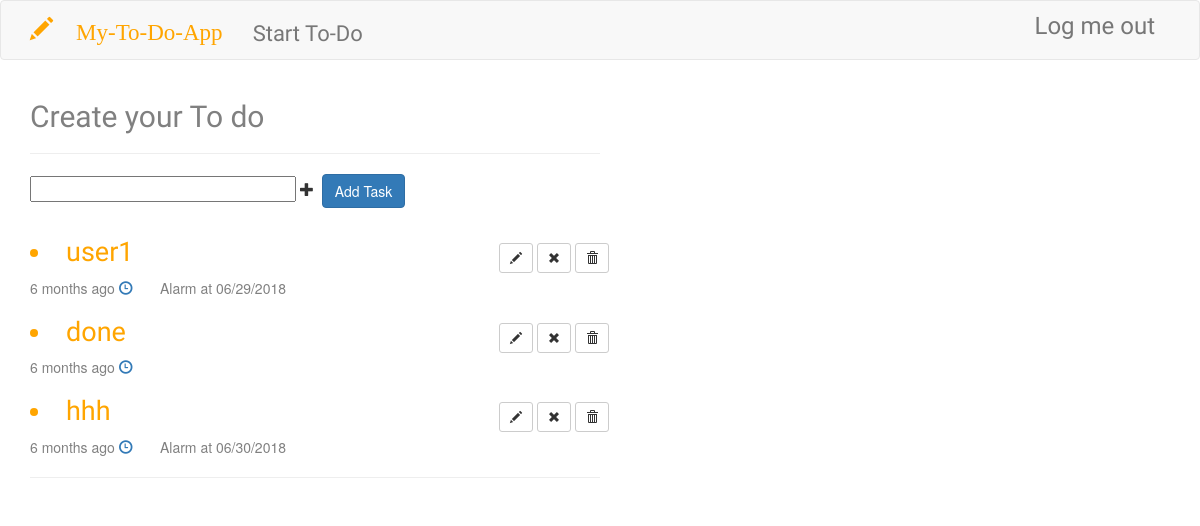
Before: /addTask (signed in) with the older database file.
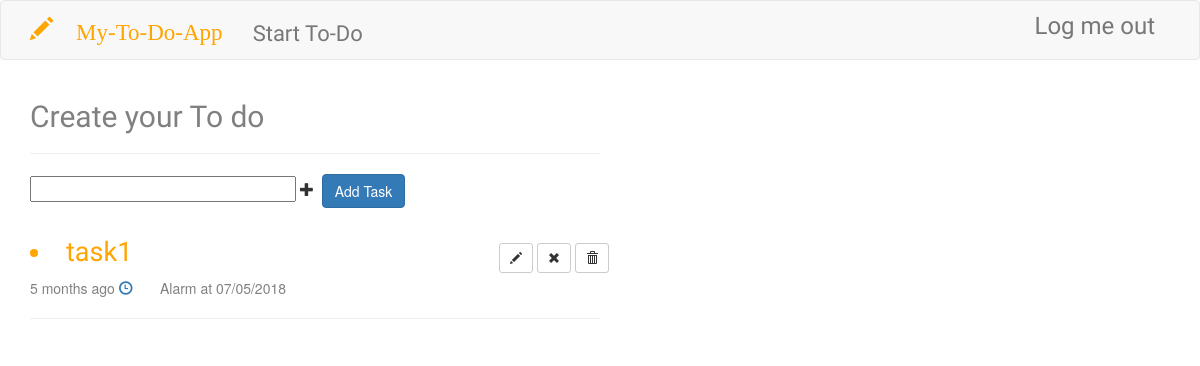
After: the same page with the newer database file.
### app/models.py (models this page shows, shortened)
class Task(db.Model):
    __tablename__ = 'tasks'
    id = db.Column(db.Integer, primary_key=True)
    task_name = db.Column(db.String(64), index=True, unique=True)
    timestamp = db.Column(db.DateTime, index=True, default=datetime.utcnow)
    is_completed = db.Column(db.Boolean,default=False)
    alarm_time = db.Column(db.DateTime, index= True)
    user_id = db.Column(db.Integer, db.ForeignKey('users.id'))

### app/routes.py (the view)
@app.route('/addTask',methods = ['GET','POST'])
@login_required
def addTask():
    form = ToDoListForm()
    if form.validate_on_submit():
        task = Task(task_name=form.task_name.data,user=current_user)
        db.session.add(task)
        db.session.commit()
        return redirect('/addTask')
    task = Task.query.filter_by(user=current_user).all()
    return render_template('to_do.html',form=form,task=task)

### app/forms.py
class ToDoListForm(FlaskForm):
    task_name = StringField('Task Name',validators=[DataRequired()])
    is_completed = BooleanField('Completed')
    alarm_time = DateField('Alarm at')
    submit  = SubmitField('Add Task')

### app/models.py (called while the page is built)
@login.user_loader
def load_user(id):
    return User.query.get(int(id))

### app/templates/to_do.html (shortened to what this page needs)
{% extends 'base.html' %}
{% block page_content %}
<h2> Create your To do </h2>
<hr>
<form class="" action="" method="post">
  <p>
    {{ form.task_name(size=32) }}
    <span class="glyphicon glyphicon-plus" aria-hidden="True"></span>&nbsp;
    {{ form.submit(class='btn btn-primary') }}
  </p>
</form>
{% for t in task %}
    <table>
      <tr>
        <td width="81%">
          <h3>
            <li>
                     {{ t.task_name }}
            </li>
          </h3>
          <span style="color:grey"> {{ moment(t.timestamp).fromNow() }} </span>
          <a href="{{ url_for('setAlarm',id= t.id) }}" ><span class="glyphicon glyphicon-time"></span> </a>&nbsp;&nbsp;&nbsp;&nbsp;&nbsp;
          <span style="color:grey;">
            {% if t.alarm_time %}
                Alarm at {{ moment(t.alarm_time.date()).calendar()}}
            {% endif %}
          </span>
        </td>
        <td>
          <form class="" action=" /edit/{{ t.id }} ">
            <button  name="button" class="btn btn-default btn-sm btns edit">
              <span class="glyphicon glyphicon-pencil"></span>
            </button>
          </form>
        </td>
        <td>
          <form class="" action="/done/{{ t.id }}">
            <button  name="button" class="btn btn-default btn-sm btns rem">
              <span class="glyphicon glyphicon-remove"></span>
            </button>
          </form>
        </td>
        <td>
          <form class="" action="/delete/{{ t.id }}" method="post">
            <button type="submit" name="button" class="btn btn-default btn-sm btns del">
              <span class="glyphicon glyphicon-trash"></span>
            </button>
          </form>
        </td>
    </tr>
      </table>
{% endfor %}
<hr>
{% endblock %}

### app/templates/base.html (shortened to what this page needs)
{% extends "bootstrap/base.html" %}
{% block head %}
{{ super() }}
<link rel="stylesheet" href="//code.jquery.com/ui/1.11.4/themes/smoothness/jquery-ui.css">
<link rel="stylesheet" href="{{ url_for('static',filename='css/main.css') }}">
{% endblock %}
{% block navbar %}
<div class="navbar navbar-default" role="navigation">
    <div class="container">
        <div class="navbar-header">
            <a class="navbar-brand brand" href=" {{ url_for('index') }} "><span style="color:orange;" class="glyphicon glyphicon-pencil"</span> My-To-Do-App </a>
        </div>
        <div class="navbar-collapse collapse ">
            <ul class="nav navbar-nav navbar-left">
                <li style="margin-top:8px;font-family: 'Gamja Flower', cursive;font-size:22px;">
                  <a href=" {{ url_for('addTask') }} "> Start To-Do </a>
                </li>
            </ul>
            <ul class="nav navbar-nav navbar-right">
                <li style="font-family: 'Gamja Flower', cursive;font-size:24px;">
                    {% if current_user.is_anonymous %}
                  <a href="{{ url_for('login')  }}">
                      <span class="glyphicon glyphicon-user"></span>Login
                  </a>
                  {% else %}
                    <a href="{{ url_for('logout') }}" > Log me out</a>
                  {% endif %}
                </li>
            </ul>
        </div>
    </div>
</div>
{% endblock %}
{% block content %}
<div class="container">
    {% block page_content %}{% endblock %}
</div>
{% endblock %}

### app/static/css/main.css (style rules this page uses)
hr { margin-right: 50%; }
.rem { margin-left: 4px; margin-right: 4px; }
ul { list-style: none; line-height: 1em; font-size: 18px; }
h3 { color: orange; font-family: 'Gamja Flower', cursive; font-size: 27px; }
h2 { color:grey; font-family: 'Gamja Flower', cursive; }
.brand { font-family: 'Gamja Flower', cursive;font-size:23px; }

Changed rows visible on the page:
removed Task: task_name "user1", timestamp "6 months ago", alarm_time "06/29/2018"
removed Task: task_name "done", timestamp "6 months ago"
removed Task: task_name "hhh", timestamp "6 months ago", alarm_time "06/30/2018"
added Task: task_name "task1", timestamp "5 months ago", alarm_time "07/05/2018"
